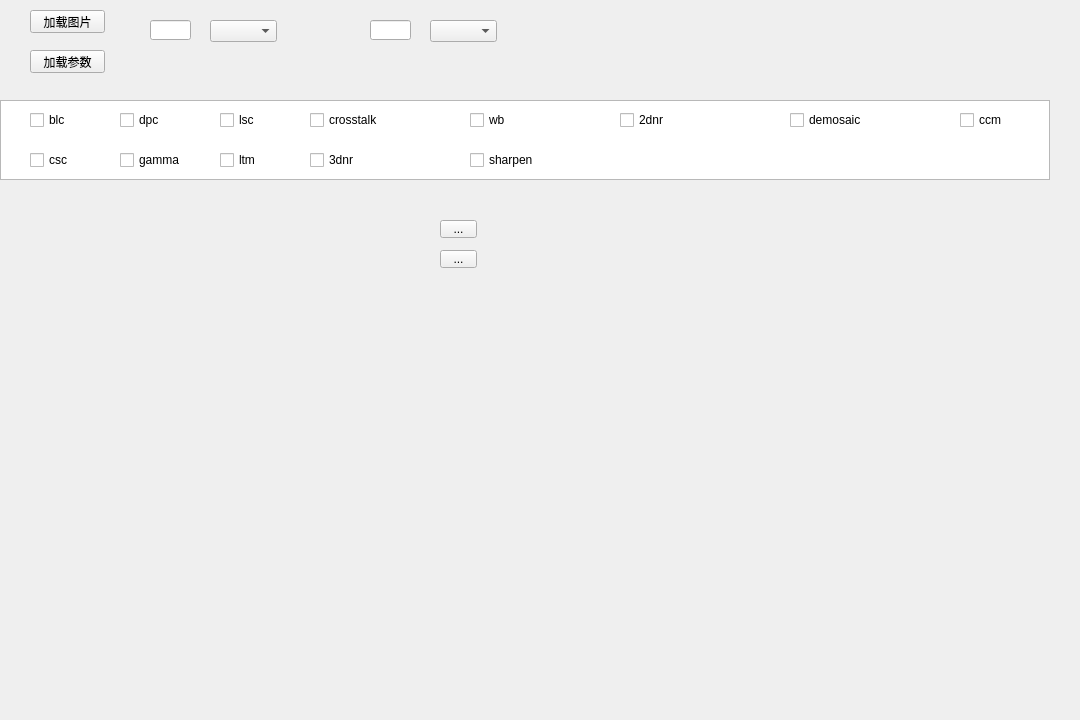
<?xml version="1.0" encoding="UTF-8"?>
<ui version="4.0">
 <class>Form</class>
 <widget class="QWidget" name="Form">
  <property name="geometry">
   <rect>
    <x>0</x>
    <y>0</y>
    <width>1080</width>
    <height>720</height>
   </rect>
  </property>
  <property name="windowTitle">
   <string>ISPSimulator</string>
  </property>
  <widget class="QComboBox" name="comboBox">
   <property name="geometry">
    <rect>
     <x>210</x>
     <y>20</y>
     <width>67</width>
     <height>22</height>
    </rect>
   </property>
  </widget>
  <widget class="QLineEdit" name="lineEdit">
   <property name="geometry">
    <rect>
     <x>150</x>
     <y>20</y>
     <width>41</width>
     <height>20</height>
    </rect>
   </property>
  </widget>
  <widget class="QLineEdit" name="lineEdit_2">
   <property name="geometry">
    <rect>
     <x>370</x>
     <y>20</y>
     <width>41</width>
     <height>20</height>
    </rect>
   </property>
  </widget>
  <widget class="QComboBox" name="comboBox_2">
   <property name="geometry">
    <rect>
     <x>430</x>
     <y>20</y>
     <width>67</width>
     <height>22</height>
    </rect>
   </property>
  </widget>
  <widget class="QListWidget" name="listWidget">
   <property name="geometry">
    <rect>
     <x>0</x>
     <y>100</y>
     <width>1050</width>
     <height>80</height>
    </rect>
   </property>
  </widget>
  <widget class="QCheckBox" name="checkBox_blc">
   <property name="geometry">
    <rect>
     <x>30</x>
     <y>110</y>
     <width>68</width>
     <height>20</height>
    </rect>
   </property>
   <property name="text">
    <string>blc</string>
   </property>
  </widget>
  <widget class="QCheckBox" name="checkBox_wb">
   <property name="geometry">
    <rect>
     <x>470</x>
     <y>110</y>
     <width>68</width>
     <height>20</height>
    </rect>
   </property>
   <property name="text">
    <string>wb</string>
   </property>
  </widget>
  <widget class="QCheckBox" name="checkBox_demosaic">
   <property name="geometry">
    <rect>
     <x>790</x>
     <y>110</y>
     <width>100</width>
     <height>20</height>
    </rect>
   </property>
   <property name="text">
    <string>demosaic</string>
   </property>
  </widget>
  <widget class="QCheckBox" name="checkBox_ccm">
   <property name="geometry">
    <rect>
     <x>960</x>
     <y>110</y>
     <width>68</width>
     <height>20</height>
    </rect>
   </property>
   <property name="text">
    <string>ccm</string>
   </property>
  </widget>
  <widget class="QCheckBox" name="checkBox_sharpen">
   <property name="geometry">
    <rect>
     <x>470</x>
     <y>150</y>
     <width>100</width>
     <height>20</height>
    </rect>
   </property>
   <property name="text">
    <string>sharpen</string>
   </property>
  </widget>
  <widget class="QCheckBox" name="checkBox_gamma">
   <property name="geometry">
    <rect>
     <x>120</x>
     <y>150</y>
     <width>100</width>
     <height>20</height>
    </rect>
   </property>
   <property name="text">
    <string>gamma</string>
   </property>
  </widget>
  <widget class="QCheckBox" name="checkBox_lsc">
   <property name="geometry">
    <rect>
     <x>220</x>
     <y>110</y>
     <width>68</width>
     <height>20</height>
    </rect>
   </property>
   <property name="text">
    <string>lsc</string>
   </property>
  </widget>
  <widget class="QCheckBox" name="checkBox_ltm">
   <property name="geometry">
    <rect>
     <x>220</x>
     <y>150</y>
     <width>68</width>
     <height>20</height>
    </rect>
   </property>
   <property name="text">
    <string>ltm</string>
   </property>
  </widget>
  <widget class="QCheckBox" name="checkBox_3dnr">
   <property name="geometry">
    <rect>
     <x>310</x>
     <y>150</y>
     <width>68</width>
     <height>20</height>
    </rect>
   </property>
   <property name="text">
    <string>3dnr</string>
   </property>
  </widget>
  <widget class="QToolButton" name="toolButton">
   <property name="geometry">
    <rect>
     <x>440</x>
     <y>220</y>
     <width>37</width>
     <height>18</height>
    </rect>
   </property>
   <property name="text">
    <string>...</string>
   </property>
  </widget>
  <widget class="QToolButton" name="toolButton_2">
   <property name="geometry">
    <rect>
     <x>440</x>
     <y>250</y>
     <width>37</width>
     <height>18</height>
    </rect>
   </property>
   <property name="text">
    <string>...</string>
   </property>
  </widget>
  <widget class="QPushButton" name="pushButton">
   <property name="geometry">
    <rect>
     <x>30</x>
     <y>10</y>
     <width>75</width>
     <height>23</height>
    </rect>
   </property>
   <property name="text">
    <string>加载图片</string>
   </property>
  </widget>
  <widget class="QPushButton" name="button">
   <property name="geometry">
    <rect>
     <x>30</x>
     <y>50</y>
     <width>75</width>
     <height>23</height>
    </rect>
   </property>
   <property name="text">
    <string>加载参数</string>
   </property>
  </widget>
  <widget class="QCheckBox" name="checkBox_crosstalk">
   <property name="geometry">
    <rect>
     <x>310</x>
     <y>110</y>
     <width>150</width>
     <height>20</height>
    </rect>
   </property>
   <property name="text">
    <string>crosstalk</string>
   </property>
  </widget>
  <widget class="QCheckBox" name="checkBox_2dnr">
   <property name="geometry">
    <rect>
     <x>620</x>
     <y>110</y>
     <width>68</width>
     <height>20</height>
    </rect>
   </property>
   <property name="text">
    <string>2dnr</string>
   </property>
  </widget>
  <widget class="QCheckBox" name="checkBox_csc">
   <property name="geometry">
    <rect>
     <x>30</x>
     <y>150</y>
     <width>68</width>
     <height>20</height>
    </rect>
   </property>
   <property name="text">
    <string>csc</string>
   </property>
  </widget>
  <widget class="QCheckBox" name="checkBox_dpc">
   <property name="geometry">
    <rect>
     <x>120</x>
     <y>110</y>
     <width>68</width>
     <height>20</height>
    </rect>
   </property>
   <property name="text">
    <string>dpc</string>
   </property>
  </widget>
 </widget>
 <resources/>
 <connections/>
</ui>
